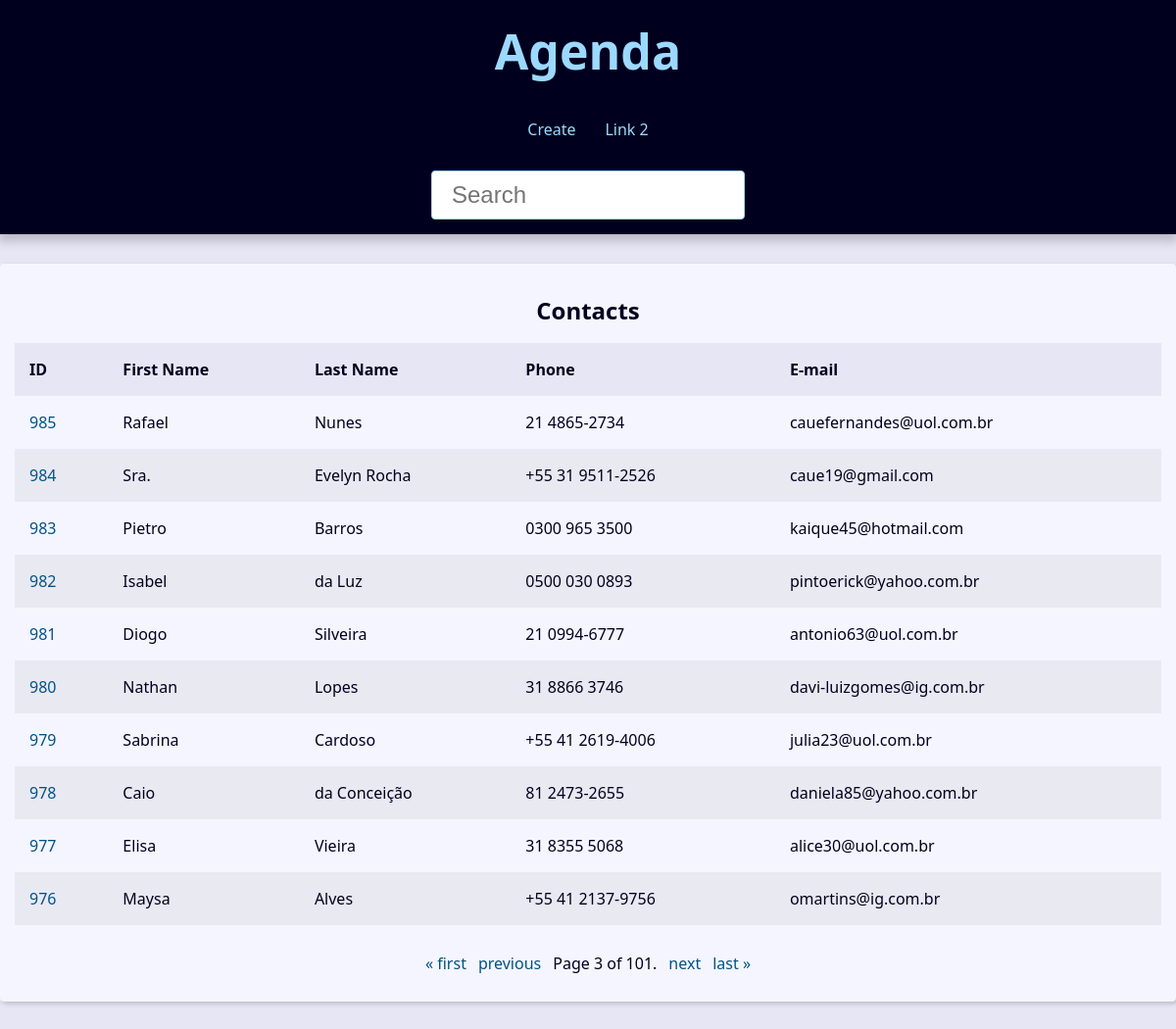
The app's page /?page=3&q= with its own data.
### contact/models.py (models this page shows, shortened)
class Contact(models.Model):
    first_name = models.CharField(max_length=50)
    last_name = models.CharField(max_length=50, blank=True)
    phone = models.CharField(max_length=50)
    email = models.EmailField(max_length=254)
    created_date = models.DateTimeField(default=timezone.now)
    description = models.TextField(blank=True)
    show = models.BooleanField(default=True)
    picture = models.ImageField(blank=True, upload_to='pictures/%Y/%m/')
    category = models.ForeignKey(
        Category,
        on_delete=models.SET_NULL,
        blank=True, null=True,
    )
    owner = models.ForeignKey(
        User,
        on_delete=models.SET_NULL,
        blank=True, null=True,
    )

### contact/views/contact_views.py (the view)
# urls.py: path('', views.index, name='index'),
def index(request):
    contacts = Contact.objects\
        .filter(show=True)\
        .order_by('-id')
    paginator = Paginator(contacts, 10)
    page_number = request.GET.get("page")
    page_obj = paginator.get_page(page_number)
    context = {
        'page_obj': page_obj,
        'site_title': 'Contatos - ',
    }
    return render(
        request,
        'contact/index.html',
        context,
    )

### contact/templates/contact/index.html
{% extends 'global/base.html' %}
{% block content %}
{% if page_obj %}
    <div class="responsive-table">
        <table class="contacts-table">
            <caption class ="table-caption">
                Contacts
            </caption>
            <thead>
                <tr class="table-row table-row-header">
                    <th class="table-header">ID</th>
                    <th class="table-header">First Name</th>
                    <th class="table-header">Last Name</th>
                    <th class="table-header">Phone</th>
                    <th class="table-header">E-mail</th>
                </tr>
            </thead>
            <tbody>
                {% for contact in page_obj  %}
                    <tr class="table-row">
                        <td class="table-cel">
                            <a
                                class="table-link"
                                href="{% url 'contact:contact' contact.id %}"
                            >
                                {{ contact.id }}
                            </a>
                        </td>
                        <td class="table-cel">
                            {{ contact.first_name }}
                        </td>
                        <td class="table-cel">
                            {{ contact.last_name }}
                        </td>
                        <td class="table-cel">
                            {{ contact.phone }}
                        </td>
                        <td class="table-cel">
                            {{ contact.email }}
                        </td>
                    </tr>
                {% endfor %}
            </tbody>
        </table>
    </div>
{% else %}
            <div class="single-contact">
        <h1 class="single-contact-name">
            Nenhum contato encontrado
        </h1>
    </div>
{% endif %}
{% endblock content %}

### base_static/global/css/style.css (style rules this page uses)
:root { --spacing: 1.5rem; --link-dark-color: rgb(0, 83, 134); --link-light-color: rgb(156, 217, 255); --clr-white: rgb(245, 245, 255); --clr-black: rgb(0, 0, 30); --clr-light-gray: rgb(230, 230, 245); --clr-dark-shadow-5: rgba(0, 0, 10, 5%); --clr-dark-shadow-10: rgba(0, 0, 10, 10%); --clr-dark-shadow-20: rgba(0, 0, 10, 20%); --clr-light-shadow-5: rgba(200, 200, 255, 5%); --clr-light-shadow-10: rgba(200, 200, 255, 10%); --clr-light-shadow-20: rgba(200, 200, 255, 20%); --main-page-width: 120rem; --table-min-width: 60rem; --biggest-font-size: 5rem; --bigger-font-size: 4rem; --big-font-size: 3.2rem; --medium-font-size: 2.4rem; --small-font-size: 1.6rem; --smaller-font-size: 1.4rem; --smallest-font-size: 1.2rem; --transition-fast: 300ms; --transition-medium: 600ms; --transition-slow: 1s; --default-border-radius: 4px; }
*, *::before, *::after { margin: 0; padding: 0; box-sizing: border-box; }
html { font-size: 62.5%; }
body { font-family: system-ui, -apple-system, BlinkMacSystemFont, 'Segoe UI', Roboto, Oxygen, Ubuntu, Cantarell, 'Open Sans', 'Helvetica Neue', sans-serif; line-height: 1.5; font-size: var(--small-font-size); color: var(--clr-black); -webkit-font-smoothing: antialiased; background: var(--clr-light-gray); }
.responsive-table { width: 100%; overflow-x: auto; }
.contacts-table { width: 100%; min-width: var(--table-min-width); border-collapse: collapse; }
.table-caption { font-size: var(--medium-font-size); font-weight: bold; padding: var(--spacing); }
.table-row { text-align: left; text-overflow: ellipsis; transition: background-color var(--transition-fast) ease-in-out; }
.table-row:nth-of-type(2n) { background: var(--clr-dark-shadow-5); }
.table-row-header { background: var(--clr-light-gray); color: var(--clr-black); }
.table-cel, .table-header { padding: var(--spacing); }
.table-link { color: var(--link-dark-color); transition: color var(--transition-fast) ease-in-out; text-decoration: none; }

### records on screen
Contact: id "985", first_name "Rafael", last_name "Nunes", phone "21 4865-2734", email "cauefernandes@uol.com.br"
Contact: id "984", first_name "Sra.", last_name "Evelyn Rocha", phone "+55 31 9511-2526", email "caue19@gmail.com"
Contact: id "983", first_name "Pietro", last_name "Barros", phone "0300 965 3500", email "kaique45@hotmail.com"
Contact: id "982", first_name "Isabel", last_name "da Luz", phone "0500 030 0893", email "pintoerick@yahoo.com.br"
Contact: id "981", first_name "Diogo", last_name "Silveira", phone "21 0994-6777", email "antonio63@uol.com.br"
Contact: id "980", first_name "Nathan", last_name "Lopes", phone "31 8866 3746", email "davi-luizgomes@ig.com.br"
Contact: id "979", first_name "Sabrina", last_name "Cardoso", phone "+55 41 2619-4006", email "julia23@uol.com.br"
Contact: id "978", first_name "Caio", last_name "da Conceição", phone "81 2473-2655", email "daniela85@yahoo.com.br"
Contact: id "977", first_name "Elisa", last_name "Vieira", phone "31 8355 5068", email "alice30@uol.com.br"
Contact: id "976", first_name "Maysa", last_name "Alves", phone "+55 41 2137-9756", email "omartins@ig.com.br"

### other values on screen
{{ page_obj.number }} "3"
{{ page_obj.paginator.num_pages }} "101"
